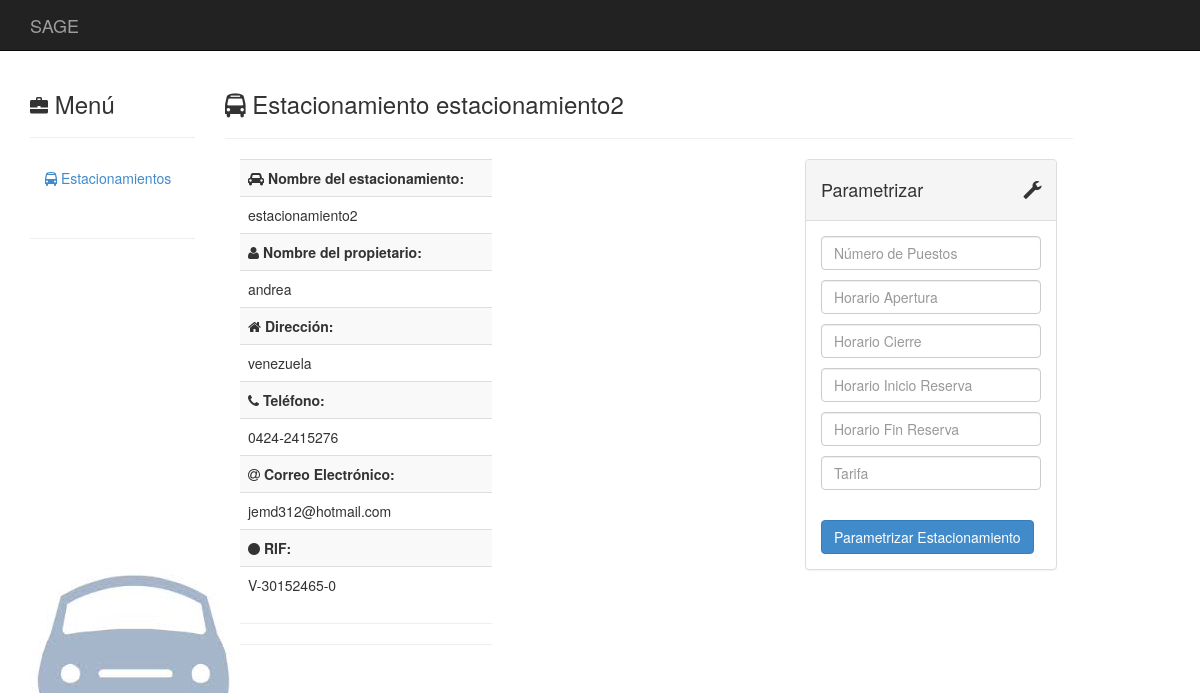
The app's page /estacionamientos/2/ with its own data.
### estacionamientos/models.py (models this page shows)
class Estacionamiento(models.Model):
	Propietario = models.CharField(max_length = 50, help_text = "Nombre Propio")
	Nombre = models.CharField(max_length = 50)
	Direccion = models.TextField(max_length = 120)
	Telefono_1 = models.CharField(blank = True, null = True, max_length = 30)
	Telefono_2 = models.CharField(blank = True, null = True, max_length = 30)
	Telefono_3 = models.CharField(blank = True, null = True, max_length = 30)
	Email_1 = models.EmailField(blank = True, null = True)
	Email_2 = models.EmailField(blank = True, null = True)
	Rif = models.CharField(max_length = 12)
	Tarifa = models.CharField(max_length = 50, blank = True, null = True)
	Apertura = models.TimeField(blank = True, null = True)
	Cierre = models.TimeField(blank = True, null = True)
	Reservas_Inicio = models.TimeField(blank = True, null = True)
	Reservas_Cierre = models.TimeField(blank = True, null = True)
	NroPuesto = models.IntegerField(blank = True, null = True)

### estacionamientos/views.py (the view)
# urls.py: url(r'^(?P<_id>\d+)/$', views.estacionamiento_detail, name = 'estacionamiento_detail'),
def estacionamiento_detail(request, _id):
    _id = int(_id)
    try:
        estacion = Estacionamiento.objects.get(id = _id)
    except ObjectDoesNotExist:
        return render(request, '404.html')
    global listaReserva
    listaReserva = []
    if request.method == 'POST':
            form = EstacionamientoExtendedForm(request.POST)
            if form.is_valid():
                hora_in = form.cleaned_data['horarioin']
                hora_out = form.cleaned_data['horarioout']
                reserva_in = form.cleaned_data['horario_reserin']
                reserva_out = form.cleaned_data['horario_reserout']
                m_validado = HorarioEstacionamiento(hora_in, hora_out, reserva_in, reserva_out)
                if not m_validado[0]:
                    return render(request, 'templateMensaje.html', {'color':'red', 'mensaje': m_validado[1]})
                estacion.Tarifa = form.cleaned_data['tarifa']
                estacion.Apertura = hora_in
                estacion.Cierre = hora_out
                estacion.Reservas_Inicio = reserva_in
                estacion.Reservas_Cierre = reserva_out
                estacion.NroPuesto = form.cleaned_data['puestos']
                estacion.save()
    else:
        form = EstacionamientoExtendedForm()
    return render(request, 'estacionamiento.html', {'form': form, 'estacionamiento': estacion})

### estacionamientos/forms.py
class EstacionamientoExtendedForm(forms.Form):
    puestos = forms.IntegerField(min_value = 0, label = 'Número de Puestos')
    tarifa_validator = RegexValidator(
                            regex = '^([0-9]+(\.[0-9]+)?)$',
                            message = 'Sólo debe contener dígitos.'
                        )
    horarioin = forms.TimeField(required = True, label = 'Horario Apertura')
    horarioout = forms.TimeField(required = True, label = 'Horario Cierre')
    horario_reserin = forms.TimeField(required = True, label = 'Horario Inicio Reserva')
    horario_reserout = forms.TimeField(required = True, label = 'Horario Fin Reserva')
    tarifa = forms.CharField(required = True, validators = [tarifa_validator])

### templates/estacionamiento.html (shortened to what this page needs)
{% load staticfiles %}
<!DOCTYPE html>
<html lang="es"><head>
    <link href="{% static 'css/bootstrap.min.css'%}" rel="stylesheet">
    <link href="{% static 'css/base.css'%}" rel="stylesheet">
    <link href="{% static 'css/font-awesome.min.css'%}" rel="stylesheet">
   </head>
 <body>
<div id="top-nav" class="navbar navbar-inverse navbar-static-top">
  <div class="container">
    <div class="navbar-header">
          <div class="navbar-brand" href="#">
            SAGE
          </div>
    </div>
  </div>
</div>
<div class="container">
  <div class="row">
  <div class="col-sm-2">
                <h3>
            <i class="glyphicon glyphicon-briefcase">
            </i>
            Menú
          </h3>
      <hr>
         <ul class="nav nav-stacked">
            <li>
              <a href="..">
                <i class="fa fa-bus"></i>
                Estacionamientos
              </a>
            </li>
          </ul>
          <br>
      <hr>
    </div>
    <div class="col-sm-9">
       <h3><i class="fa fa-bus"></i> Estacionamiento {{estacionamiento.Nombre}}</h3>
       <hr>
    <div class="col-md-4">
      <table class="table table-striped">
        <tbody>
			<tr><td><b><i class="fa fa-car"></i> Nombre del estacionamiento:</b></td></tr>
			<tr><td>{{estacionamiento.Nombre}}</td></tr>
			<tr><td><b><i class="fa fa-user"></i> Nombre del propietario:</b></td></tr>
			<tr><td>{{estacionamiento.Propietario}}</td></tr>
			<tr><td><b><i class="fa fa-home"></i> Dirección:</b></td></tr>
			<tr><td>{{estacionamiento.Direccion}}</td></tr>
			{% if estacionamiento.Telefono_1 %}
				<tr><td><b><i class="fa fa-phone"></i> Teléfono:</b></td></tr>
				<tr><td>{{estacionamiento.Telefono_1}}</td></tr>
			{% endif %}
			{% if estacionamiento.Email_1 %}
				<tr><td><b><i class="fa fa-at"></i> Correo Electrónico:</b></td></tr>
				<tr><td>{{estacionamiento.Email_1}}</td></tr>
			{% endif %}
			<tr><td><b><i class="fa fa-circle"></i> RIF:</b></td></tr>
			<tr><td>{{estacionamiento.Rif}}</td></tr>
        </tbody>
      </table>
      <hr>
      <hr>
    </div>
    <div class="col-md-4">
    </div><div class="col-md-4">
          <div class="panel panel-default">
            <div class="panel-heading">
              <div class="panel-title">
                <i class="glyphicon glyphicon-wrench pull-right">
                </i>
                <h4>
                  Parametrizar
                </h4>
              </div>
            </div>
            <div class="panel-body">
              <form action="." method="post" class="form form-vertical">
              {% for field in form %}
                <div class="control-group">
                  <div class="controls">
                    <input type="text" class="form-control" name="{{field.name}}" placeholder="{{field.label}}" for="id_{{field.name}}"><p>
                  </div>
                </div>
              {% endfor %}
                <div class="control-group">
                  <div class="controls">
                    <button type="submit" class="btn btn-primary">
                      Parametrizar Estacionamiento
                    </button>
                  </div>
                </div>
              </form>
            </div>
          </div>
        </div>
  </div>
</div>
</body>
</html>

### static/css/base.css (style rules this page uses)
body { background-image: url("./images.jpg"); background-repeat:no-repeat; background-position: bottom left; background-attachment: fixed; }
.navbar-static-top { margin-bottom:20px; }
i { font-size:18px; }

### records on screen
Estacionamiento: Nombre "estacionamiento2", Propietario "andrea", Direccion "venezuela", Telefono_1 "0424-2415276", Email_1 "jemd312@hotmail.com", Rif "V-30152465-0"
